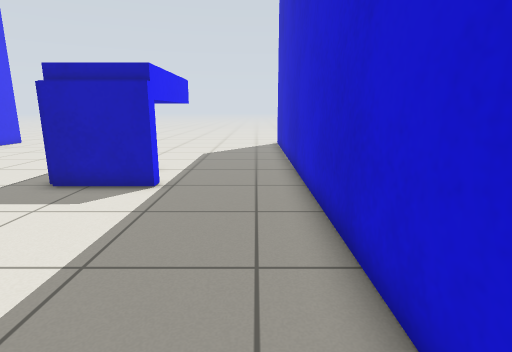
view 1 (above)

14 first-person views from a walk through a world built for the Gazebo simulator. The camera is 0.22 m above the floor, tilts 12° down and sees 80° across. The floor is counted in squares, 0.1 m on a side. Each view is taken from the middle of a square. On the plan, view 1 faces up. The plan holds only what a view shows up to about 18 squares ahead; the rest is blank.

view 2
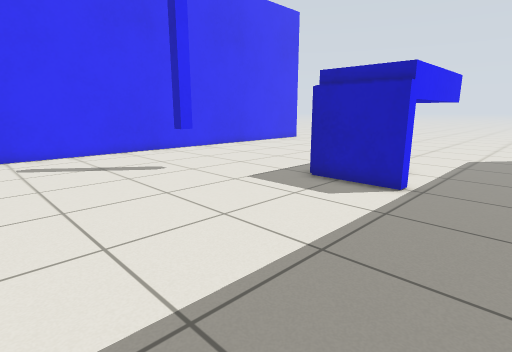

view 3
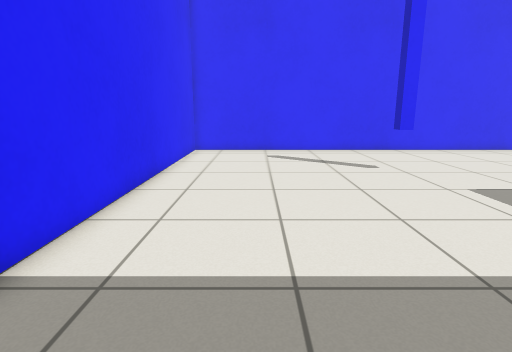

view 4
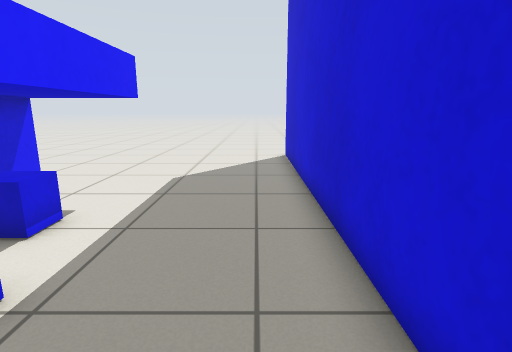

view 5
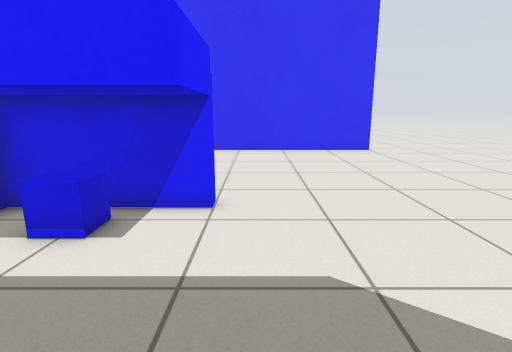

view 6
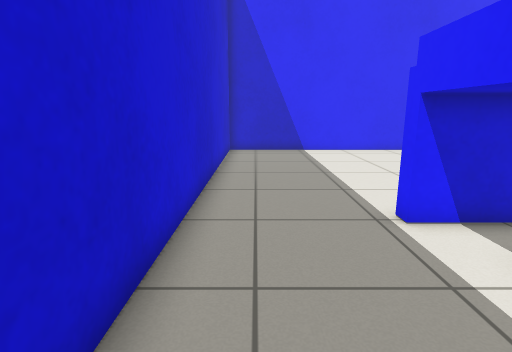

view 7
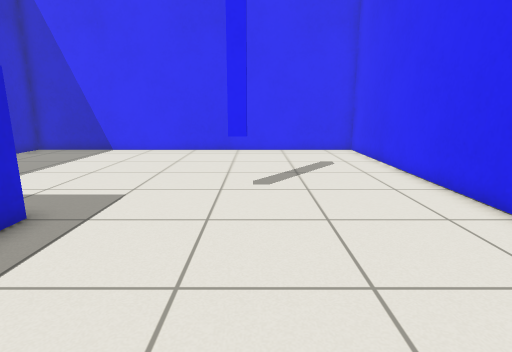

view 8
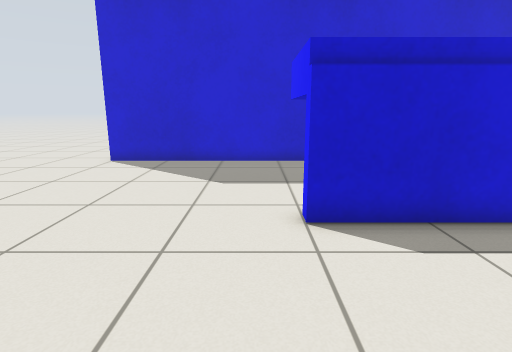

view 9
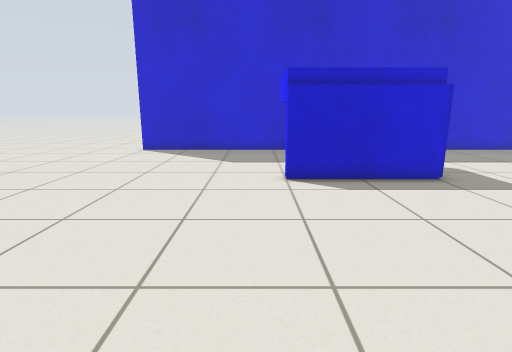

view 10
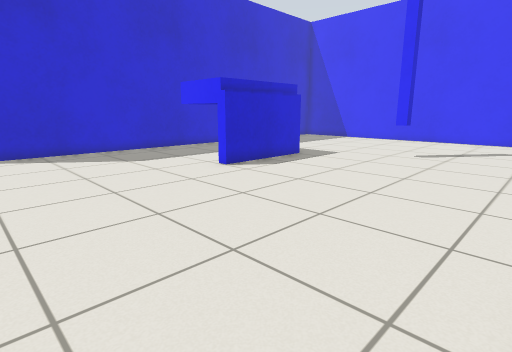

view 11
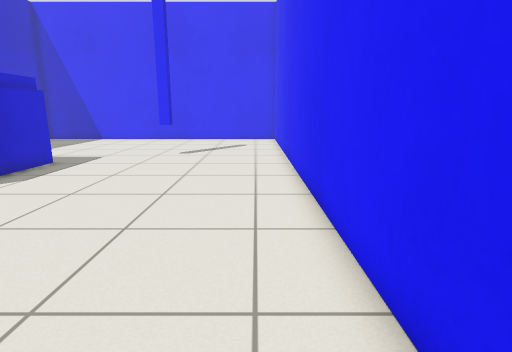

view 12
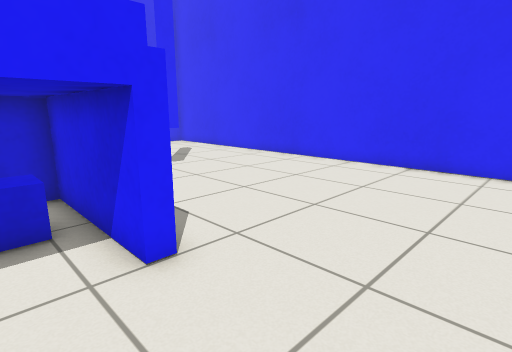

view 13
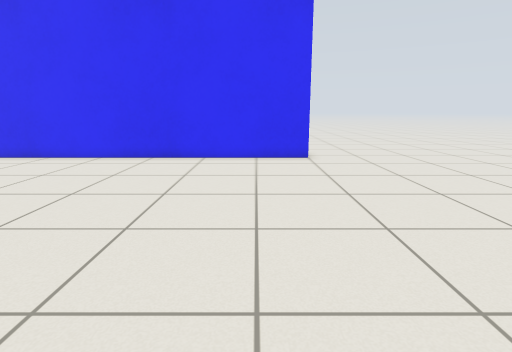

view 14
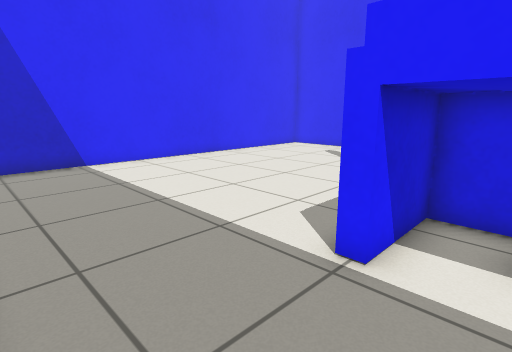

### Floor plan
Points are (right, up) in squares from view 1. A wall is a line through its corners. A room is listed if a view was taken in it or the views show most of it. See-through windows are left out.
Room 1 (views 1, 2, 3, 4, 5, 6, 7, 8, 9, 10, 11, 12, 13, 14)
walls: (-5.9, 9.3) (-5.4, 9.3); (-6.3, 8.9) (-6.3, 9.6); (-6.3, 13.5) (-6.3, 14) (-5.8, 14) (-5.8, 13.4); (-5.4, 8.8) (-6, 8.8); (-3.5, 9.3) (-3, 9.3) (-3, 8.8) (-3.5, 8.8); (-16.5, 21.6) (-16.5, -2.5) (1.5, -2.5) (1.5, 21.5)
ways out: opening at (-17.5, 22.5); opening at (2.5, 22.5)
objects: blue post (-10, 6); blue box (-6, 9) to (-3, 14)

Where each view was taken, in squares from view 1:
view 1: 0 up, 0 right, facing up
view 2: 0 up, 0 right, facing up-left
view 3: 1 up, 1 right, facing left
view 4: 6 up, 0 right, facing up
view 5: 15 up, 1 right, facing left
view 6: 15 up, 0 right, facing down
view 7: 15 up, 11 left, facing down
view 8: 15 up, 12 left, facing right
view 9: 15 up, 16 left, facing right
view 10: 22 up, 16 left, facing down-right
view 11: 22 up, 15 left, facing down
view 12: 18 up, 4 left, facing down-left
view 13: 19 up, 2 left, facing left
view 14: 11 up, 1 right, facing down-left
